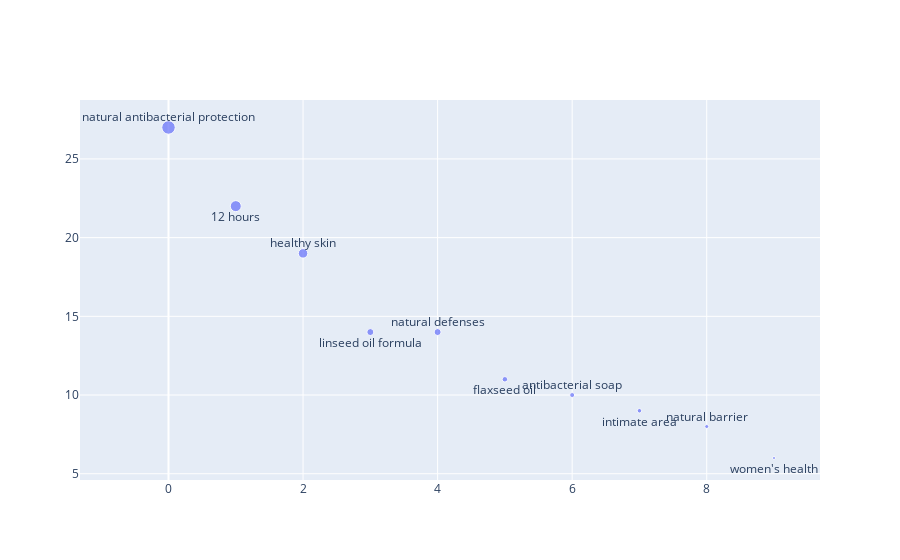

Notebook code cell kept with this figure:
### Code cell
delete_words = ['protex']
protex_noun_chunk = nlpshortcut.chunk_generator(protex_desp, delete_words, bubbleplot = True)

### Figure 1 — Plotly figure (JSON) as saved in the notebook; plotly's stock layout.template omitted (floating-point values rounded to 4 significant figures)
{"data": [{"marker": {"size": [13.5, 11, 9.5, 7, 7, 5.5, 5, 4.5, 4, 3]}, "mode": "markers", "type": "scatter", "x": [0, 1, 2, 3, 4, 5, 6, 7, 8, 9], "y": [27, 22, 19, 14, 14, 11, 10, 9, 8, 6]}], "layout": {"annotations": [{"showarrow": false, "text": "natural antibacterial protection", "x": 0, "xanchor": "center", "y": 27, "yanchor": "bottom"}, {"showarrow": false, "text": "12 hours", "x": 1, "xanchor": "center", "y": 22, "yanchor": "top"}, {"showarrow": false, "text": "healthy skin", "x": 2, "xanchor": "center", "y": 19, "yanchor": "bottom"}, {"showarrow": false, "text": "linseed oil formula", "x": 3, "xanchor": "center", "y": 14, "yanchor": "top"}, {"showarrow": false, "text": "natural defenses", "x": 4, "xanchor": "center", "y": 14, "yanchor": "bottom"}, {"showarrow": false, "text": "flaxseed oil", "x": 5, "xanchor": "center", "y": 11, "yanchor": "top"}, {"showarrow": false, "text": "antibacterial soap", "x": 6, "xanchor": "center", "y": 10, "yanchor": "bottom"}, {"showarrow": false, "text": "intimate area", "x": 7, "xanchor": "center", "y": 9, "yanchor": "top"}, {"showarrow": false, "text": "natural barrier", "x": 8, "xanchor": "center", "y": 8, "yanchor": "bottom"}, {"showarrow": false, "text": "women's health", "x": 9, "xanchor": "center", "y": 6, "yanchor": "top"}]}}
